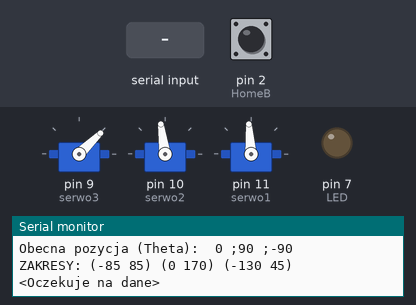
This sketch was run on a simulated Arduino Uno, built with avr-gcc and run on an emulated ATmega328P. On the bench: 3 × servo, output pins drawn as LEDs (lit = HIGH), the last lines printed to the serial monitor. Inputs (shaded band) come from the test bench; at power-on: pin 2 (HomeB) HIGH.

Above: at 2.3 s.
2.4 s: "movej\n" received over Serial
5.4 s: "90,45,200\n" received over Serial
8.4 s: "go\n" received over Serial
At 9.4 s:
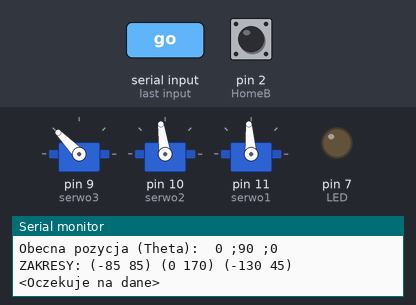
11.4 s: pin 2 (HomeB) pulled LOW for 3.2 s
At 15.9 s:
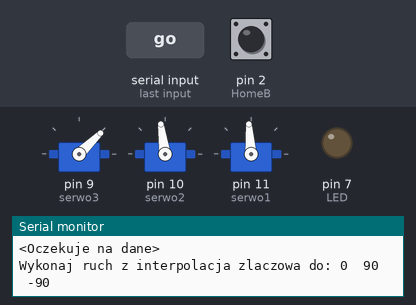
16.1 s: "sseq\n" received over Serial
At 20.11 s:
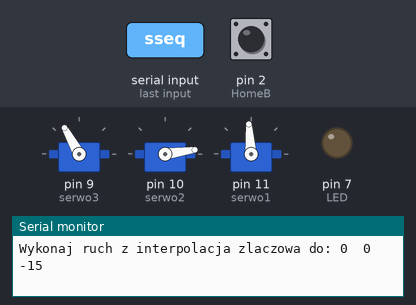
At 21.09 s:
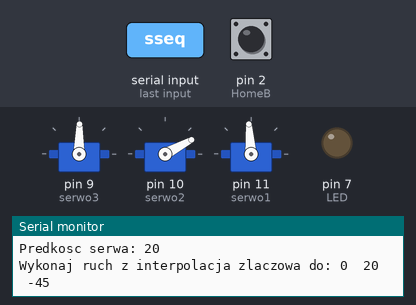
22.1 s: pin 2 (HomeB) driven LOW
Timing chart, 0 to 25.7 s (numbered marks = the images above; inputs shaded):
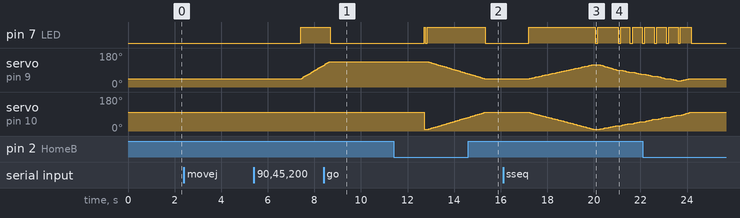

The sketch:

Manipulator_Control.ino
```cpp
#include <Servo.h>
#define S1_cmp 94
#define S2_cmp 8
#define S3_cmp 134
#define SafetyB 3
#define HomeB 2
#define LED 7

Servo serwo3;
Servo serwo2;
Servo serwo1;
int S_prev[3] = {0 + S1_cmp, 90 + S2_cmp, -90 + S3_cmp};
int S[3] = {0 + S1_cmp, 90 + S2_cmp, -90 + S3_cmp};
long time_start;
int TP = 1000;
bool SafetyMode = false;
bool ContModeMoveJ = false;
bool ContModeGo = false;
bool LEDMode = false;

void setup() {
  SerwoWrite();
  pinMode(SafetyB, INPUT_PULLUP);
  pinMode(HomeB, INPUT_PULLUP);
  pinMode(LED, OUTPUT);
  serwo3.attach(9);  //Serwomechanizm podłączony do pinu 9
  serwo2.attach(10);  //Serwomechanizm podłączony do pinu 10
  serwo1.attach(11);  //Serwomechanizm podłączony do pinu 11
  PredkoscSerwa(25);
  Serial.begin (9600);
  delay(100);
}


void loop() {
  //PredkoscSerwa(30);
  PrintAngTHETA();
  Komunikacja();
}

void Komunikacja()
{
  Serial.println();
  Serial.println("ZAKRESY: (-85 85) (0 170) (-130 45)");
  Serial.println("<Oczekuje na dane>");
  while (Serial.available() == 0)
  {
    if (digitalRead(HomeB) == LOW)
    {
      DaneTheta(0, 90, -90);
      MoveJ();
    }
  }
  if (ContModeMoveJ || ContModeGo)
  {
    String str1  = Serial.readStringUntil(' ');
    Serial.read();
    String str2 = Serial.readStringUntil(' ');
    Serial.read();
    String str3  = Serial.readStringUntil('\0');
    if (str1.toInt() == 999 && str2.toInt() == 999 && str3.toInt() == 999)
    {
      ContModeMoveJ = false;
      ContModeGo = false;
      Serial.println("Wylaczono tryb ciaglej pracy");
    }
    else
    {
      DaneTheta(str1.toInt(), str2.toInt(), str3.toInt());
      Serial.println("<Tryb ciaglej pracy>");
      if (ContModeMoveJ) MoveJ();
      else if (ContModeGo) SerwoWrite();
    }
  }
  else
  {
    String str_fnc  = Serial.readStringUntil(' ');
    str_fnc.replace("\n", "");
    str_fnc.replace("\r", "");
    if (str_fnc == "movej" || str_fnc == "go")
    {
      String str1  = Serial.readStringUntil(' ');
      Serial.read();
      String str2 = Serial.readStringUntil(' ');
      Serial.read();
      String str3  = Serial.readStringUntil('\0');
      str3.replace("\n", "");
      str3.replace("\r", "");
      DaneTheta(str1.toInt(), str2.toInt(), str3.toInt());
      if (str_fnc == "movej") MoveJ();
      else if (str_fnc == "go") SerwoWrite();
      else return 0;
    }
    else if (str_fnc == "speed")
    {
      String str1 = Serial.readStringUntil('\0');
      int str1i = str1.toInt();
      if (str1i < 1) str1i = 1;
      else if (str1i > 40) str1i = 40;
      PredkoscSerwa(str1i);
    }
    else if (str_fnc == "home")
    {
      goHome();
    }
    else if (str_fnc == "contmovej")
    {
      ContModeGo = false;
      ContModeMoveJ = true;
      Serial.println("Uruchomiono tryb ciaglej pracy - MOVEJ");

    }
    else if (str_fnc == "contgo")
    {
      ContModeMoveJ = false;
      ContModeGo = true;
      Serial.println("Uruchomiono tryb ciaglej pracy - GO");
    }
    else if (str_fnc == "sseq")
    {
      Sekwencja();
    }
    else if (str_fnc == "led")
    {
      ToggleLED();
    }
    else if (str_fnc == "safe")
    {
      if (SafetyMode)
      {
        SafetyMode = false;
        Serial.println("Wylaczono tryb bezpieczny");
      }
      else
      {
        SafetyMode = true;
        Serial.println("Uruchomiono tryb bezpieczny");
      }
    }
    else
    {
      Serial.println(str_fnc);
      Serial.println("<NIEPOPRAWNA KOMENDA>");
    };
  }
}

void Dane(int S1, int S2, int S3)
{
  S[0] = S1;
  S[1] = S2;
  S[2] = S3;
  for (int i; i < 3; i++)
  {
    if (S[i] > 180)S[i] = 180;
    else if (S[i] < 0)S[i] = 0;
  }
}

void DaneTheta(int S1, int S2, int S3)
{
  S[0] = S1 + S1_cmp;
  S[1] = S2 + S2_cmp;
  S[2] = S3 + S3_cmp;
  for (int i; i < 3; i++)
  {
    if (S[i] > 180)S[i] = 180;
    else if (S[i] < 0)S[i] = 0;
  }
}

void SerwoWrite()
{
  LEDMode = true;
  digitalWrite(LED, HIGH);
  Serial.print("Ruch bez interpolacji do: ");
  Serial.print(S[0] - S1_cmp);
  Serial.print("  ");
  Serial.print(S[1] - S2_cmp);
  Serial.print("  ");
  Serial.println(S[2] - S3_cmp);
  if (SafetyMode)
  {
    while (digitalRead(SafetyB) == HIGH) {};
  }
  serwo1.write(S[0]);
  serwo2.write(S[1]);
  serwo3.write(S[2]);
  delay(TP);
  S_prev[0] = S[0];
  S_prev[1] = S[1];
  S_prev[2] = S[2];
  LEDMode = false;
  digitalWrite(LED, LOW);
}

void MoveJ()
{
  Serial.print("Wykonaj ruch z interpolacja zlaczowa do: ");
  Serial.print(S[0] - S1_cmp);
  Serial.print("  ");
  Serial.print(S[1] - S2_cmp);
  Serial.print("  ");
  Serial.println(S[2] - S3_cmp);
  if (S[0] == S_prev[0] && S[1] == S_prev[1] && S[2] == S_prev[2])
  {
    serwo1.write(S[0]);
    serwo2.write(S[1]);
    serwo3.write(S[2]);
    return false;
  }
  LEDMode = true;
  digitalWrite(LED, HIGH);
  int N = ceil((abs(S[0] - S_prev[0]) + abs(S[1] - S_prev[1]) + abs(S[2] - S_prev[2])) / 3);
  float S1, S2, S3;
  for (int i = 0; i <= N; i++)
  {
    time_start = millis();
    S1 = S_prev[0] + float(i) / N * (S[0] - S_prev[0]);
    S2 = S_prev[1] + float(i) / N * (S[1] - S_prev[1]);
    S3 = S_prev[2] + float(i) / N * (S[2] - S_prev[2]);
    if (SafetyMode)
    {
      while (digitalRead(SafetyB) == HIGH) {};
    }
    serwo1.write(ceil(S1));
    serwo2.write(ceil(S2));
    serwo3.write(ceil(S3));
    //PrintAng();
    //PrintAmp(5);
    while (millis() - time_start <= TP) {}
  }
  S_prev[0] = S[0];
  S_prev[1] = S[1];
  S_prev[2] = S[2];
  LEDMode = false;
  digitalWrite(LED, LOW);
}

void Sekwencja()
{
  Serial.println("Wykonuje zapisaną sekwencję");
  int tmp_time = 100;
  PredkoscSerwa(20);
  goHome();
  DaneTheta(0, 0, -15);
  MoveJ();
  delay(tmp_time);
  int speedServo = 20;
  Krok(20, -45,tmp_time, speedServo);
  Krok(31, -56,tmp_time, speedServo);
  Krok(42, -67,tmp_time, speedServo);
  Krok(53, -78,tmp_time, speedServo);
  Krok(64, -89,tmp_time, speedServo);
  Krok(75, -100,tmp_time, speedServo);
  goHome();
}

void Krok (int k1, int k2, int tmp_time, int speedservo)
{
  PredkoscSerwa(speedservo);
  DaneTheta(0, k1, k2);
  MoveJ();
  delay(tmp_time);
}

void PrintAmp(int N)
{
  float amp[3] = {0, 0, 0};
  for (int i = 0; i < N; i++)
  {
    amp[0] += float(analogRead(A1));
    amp[1] += float(analogRead(A2));
    amp[2] += float(analogRead(A3));
    delay(1);
  }
  amp[0] = amp[0] * 5.0 / 1024.0 / 0.47 / N;
  amp[1] = amp[1] * 5.0 / 1024.0 / 0.47 / N;
  amp[2] = amp[2] * 5.0 / 1024.0 / 0.47 / N;
  if (amp[0] > 2.0) amp[0] = 2.0;
  if (amp[1] > 2.0) amp[1] = 2.0;
  if (amp[2] > 2.0) amp[2] = 2.0;
  Serial.print(amp[0]);
  Serial.print("  ");
  Serial.print(amp[1]);
  Serial.print("  ");
  Serial.println(amp[2]);
}

void PrintAng()
{
  Serial.print("Obecna pozycja (Serwo):  ");
  Serial.print(serwo1.read());
  Serial.print(" ;");
  Serial.print(serwo2.read());
  Serial.print(" ;");
  Serial.println(serwo3.read());
}

void PrintAngTHETA()
{
  Serial.print("Obecna pozycja (Theta):  ");
  Serial.print(S[0] - S1_cmp);
  Serial.print(" ;");
  Serial.print(S[1] - S2_cmp);
  Serial.print(" ;");
  Serial.println(S[2] - S3_cmp);
}

void PredkoscSerwa(int V)
{
  TP = 1000 / V;
  Serial.print("Predkosc serwa: ");
  Serial.println(V);
}

void ToggleLED()
{
  if (LEDMode)
  {
    LEDMode = false;
    Serial.println("Wylaczono LED");
    digitalWrite(LED, LOW);
  }
  else
  {
    LEDMode = true;
    Serial.println("Uruchomiono LED");
    digitalWrite(LED, HIGH);
  }
}

void goHome()
{
    DaneTheta(0, 90, -90);
    MoveJ();
}
```

Measured:
- after the input at 2.4 s, every drawn part: stays the same
- after the input at 5.4 s, pin 7 (LED): LOW → HIGH after 2.0 s instead of 1.0 s; servo on pin 10 (serwo2): stays 98° (without the input it goes to 97° after 1.0 s)
- after the input at 11.4 s, servo on pin 9 (serwo3): moves from 134° to 44° over 2.4 s, starting after 1.5 s
- after the input at 16.1 s, pin 7 (LED): LOW → HIGH after 1.1 s, → LOW 2.9 s later, → HIGH 0.11 s later, → LOW 0.87 s later, … (8 changes in this stretch); servo on pin 9 (serwo3): rises from 44° to 119° in 2.8 s, then falls to 67° in 2.0 s
